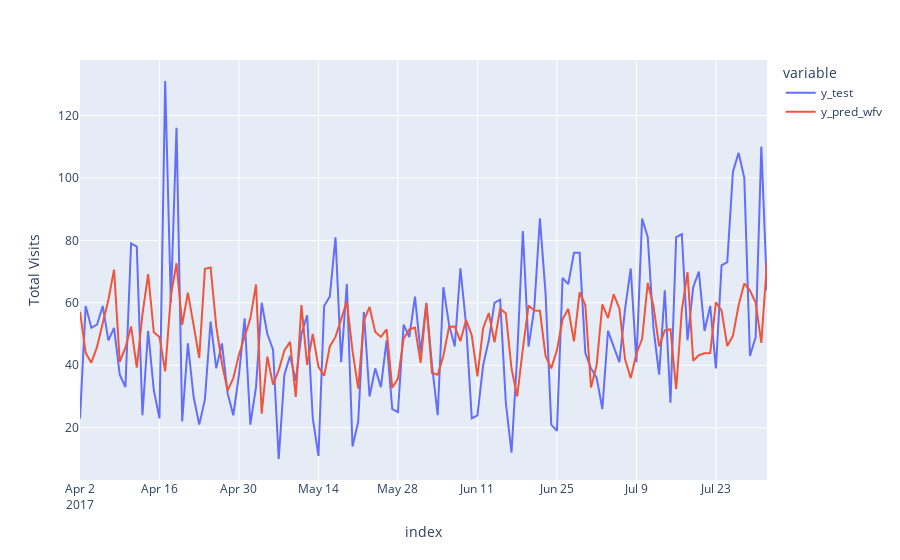

Notebook source saved alongside this figure:
### Code cell
import plotly.graph_objects as go
import plotly.express as px
from plotly.subplots import make_subplots

df_pred_test = pd.DataFrame({'y_test': test, 'y_pred_wfv': y_pred_wfv})
fig = px.line(df_pred_test, labels={'value': 'Total Visits'})
fig.show()
